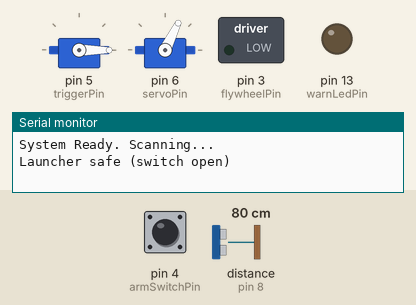
Recording of a sketch running on a simulated Arduino Uno, built with avr-gcc and run on an emulated ATmega328P. Shown: 2 × servo, switched loads named in the sketch (green lamp = pin HIGH), output pins drawn as LEDs (lit = HIGH), the last lines printed to the serial monitor. Wiring (inferred from the names in the program): ultrasonic range finder: trigger pin 7; echo pin 8. The inputs (shaded band) are chosen by the test bench; at power-on: distance to the obstacle (sensor on pin 8) 80 cm, pin 4 (armSwitchPin) HIGH. The echo pulse lasts 58.3 µs per cm; pins used as bus, display or sensor lines are not drawn.

Above: at 2.2 s.
2.3 s: distance to the obstacle (sensor on pin 8) set to 120 cm
5.3 s: distance to the obstacle (sensor on pin 8) set to 2 cm
At 6.1 s:
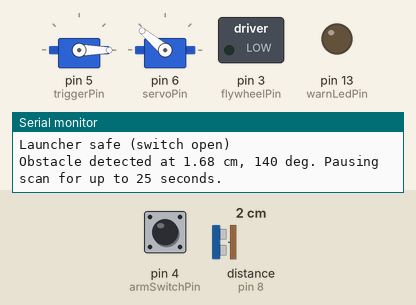
6.8 s: distance to the obstacle (sensor on pin 8) set to 22 cm
8.6 s: distance to the obstacle (sensor on pin 8) set to 27 cm
At 9.7 s:
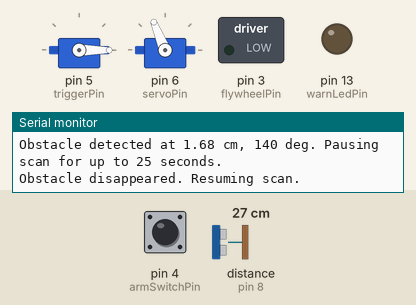
11.6 s: distance to the obstacle (sensor on pin 8) set to 4 cm
At 12.9 s:
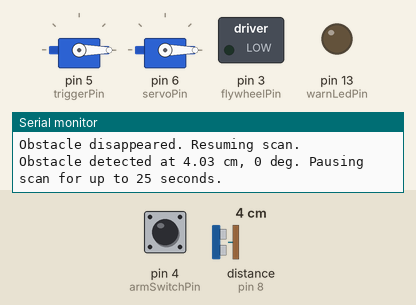
Timing chart, 0 to 14.1 s (numbered marks = the images above; inputs shaded):
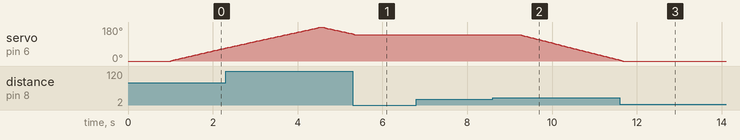

Measured:
- the behaviour switches between 25 and 26 cm on distance to the obstacle (sensor on pin 8) (found by bisection; images 1 and 2)
- after the input at 5.3 s, servo on pin 6 (servoPin): goes on until 5.3 s, then stays 140°
- after the input at 6.8 s, every drawn part: stays the same
- after the input at 8.6 s, servo on pin 6 (servoPin): moves from 140° to 4° over 2.4 s, starting after 0.64 s
- after the input at 11.6 s, servo on pin 6 (servoPin): goes on until 11.7 s, then stays 0°
- by itself, servo on pin 6 (servoPin): rises from 68° to 180° in 2.2 s, then falls to 144° in 0.73 s

The sketch:

Tank-Full.ino
```cpp
#include <Servo.h>

// CGL+ Skills Expo — Tank-Full
// Scanner demo: ultrasonic obstacle detection + servo head,
// with a stock-power Nerf dart flywheel launcher.
//
// Firing only happens when ALL of these are true:
//   - the arm switch is closed (pin 4 to GND)
//   - an obstacle has been confirmed and the warning countdown has finished
//   - the flywheels have had time to spin up
//   - the obstacle is still there at the moment of firing
// One dart per detection. The warning LED blinks during the countdown.

Servo tankServo;
Servo triggerServo;   // dart pusher

// ---------- Pins ----------
const int trigPin     = 7;
const int echoPin     = 8;
const int servoPin    = 6;

const int triggerPin  = 5;    // pusher servo signal (own 5 V supply, shared GND)
const int flywheelPin = 3;    // PWM -> 100 ohm -> logic-level MOSFET gate (10k to GND)
const int armSwitchPin = 4;   // switch to GND = armed
const int warnLedPin  = 13;

// ---------- Scanner settings ----------
const float detectionRadius = 25.0;
const unsigned long maxPauseMs = 25000UL;
const int maxMisses = 10;     // consecutive "no obstacle" readings to resume / re-arm
const int minHits   = 3;      // consecutive "obstacle" readings to confirm a detection

// ---------- Launcher settings (tune these, start low) ----------
const int triggerRest = 0;                 // pusher servo angle: retracted
const int triggerFire = 60;                // pusher servo angle: pushes one dart
const int flywheelSpeed = 120;             // 0-255 PWM; raise in steps of 20 only until the dart flies reliably
const unsigned long spinUpMs    = 1000UL;  // time for wheels to reach speed
const unsigned long fireDelayMs = 3000UL;  // warning countdown after detection
const unsigned long cooldownMs  = 5000UL;  // minimum time between shots

// ---------- State ----------
int currentAngle = 0;
int sweepDirection = 2;
int missCounter = 0;
int hitCounter = 0;
int clearCounter = 0;

bool isPaused = false;
bool ignoreObstacleUntilClear = false;
unsigned long pauseStartedAt = 0;

bool shotFiredThisEvent = false;
bool hasFiredBefore = false;
unsigned long lastShotAt = 0;

bool flywheelOn = false;
unsigned long flywheelStartedAt = 0;

// ---------- Launcher helpers ----------
void flywheelStart() {
  if (!flywheelOn) {
    analogWrite(flywheelPin, flywheelSpeed);
    flywheelOn = true;
    flywheelStartedAt = millis();
  }
}

void flywheelStop() {
  analogWrite(flywheelPin, 0);
  flywheelOn = false;
}

void pushDart() {
  triggerServo.write(triggerFire);
  delay(350);
  triggerServo.write(triggerRest);
  delay(300);
}

void handleFiring(bool obstaclePresent) {
  bool armed = (digitalRead(armSwitchPin) == LOW);

  // Disarmed or already fired this event: everything off.
  if (!armed || shotFiredThisEvent) {
    flywheelStop();
    digitalWrite(warnLedPin, LOW);
    return;
  }

  // Respect the cooldown: stay off until it has passed.
  if (hasFiredBefore && (unsigned long)(millis() - lastShotAt) < cooldownMs) {
    flywheelStop();
    digitalWrite(warnLedPin, LOW);
    return;
  }

  flywheelStart();

  // Warning countdown: fast blink, no firing yet.
  if ((unsigned long)(millis() - pauseStartedAt) < fireDelayMs) {
    digitalWrite(warnLedPin, (millis() / 150) % 2);
    return;
  }

  // Countdown over: wait for full wheel speed and a target that is still there.
  digitalWrite(warnLedPin, HIGH);
  if ((unsigned long)(millis() - flywheelStartedAt) < spinUpMs) return;
  if (!obstaclePresent) return;

  Serial.print("FIRE at ");
  Serial.print(currentAngle);
  Serial.println(" deg");

  pushDart();
  flywheelStop();
  digitalWrite(warnLedPin, LOW);

  shotFiredThisEvent = true;
  hasFiredBefore = true;
  lastShotAt = millis();
}

// ---------- Scanner helpers ----------
void resumeScanning(const char* reason, bool timedOut) {
  isPaused = false;
  // If the timer expires while an obstacle is still present, keep scanning
  // until that obstacle leaves range so we do not immediately pause again.
  ignoreObstacleUntilClear = timedOut;
  missCounter = 0;
  hitCounter = 0;
  clearCounter = 0;

  shotFiredThisEvent = false;
  flywheelStop();
  digitalWrite(warnLedPin, LOW);

  Serial.println(reason);
  tankServo.attach(servoPin);
  tankServo.write(currentAngle);
  delay(150);
}

void setup() {
  Serial.begin(9600);

  pinMode(trigPin, OUTPUT);
  pinMode(echoPin, INPUT);

  pinMode(flywheelPin, OUTPUT);
  analogWrite(flywheelPin, 0);          // flywheels off at boot
  pinMode(armSwitchPin, INPUT_PULLUP);
  pinMode(warnLedPin, OUTPUT);
  digitalWrite(warnLedPin, LOW);

  triggerServo.attach(triggerPin);
  triggerServo.write(triggerRest);

  tankServo.attach(servoPin);
  tankServo.write(currentAngle);

  delay(1000);
  Serial.println("System Ready. Scanning...");
  Serial.println(digitalRead(armSwitchPin) == LOW ? "Launcher ARMED" : "Launcher safe (switch open)");
}

void loop() {
  // Measure distance using the ultrasonic sensor.
  digitalWrite(trigPin, LOW);
  delayMicroseconds(2);
  digitalWrite(trigPin, HIGH);
  delayMicroseconds(10);
  digitalWrite(trigPin, LOW);

  unsigned long duration = pulseIn(echoPin, HIGH, 20000UL);
  float distance = (duration == 0) ? 999.0 : (duration * 0.0343 / 2.0);
  bool obstaclePresent = (distance > 0.0 && distance <= detectionRadius);

  // Debounce: confirm a detection after minHits readings, and re-arm after
  // maxMisses clear readings following a timeout.
  if (ignoreObstacleUntilClear) {
    hitCounter = 0;
    if (!obstaclePresent) {
      if (++clearCounter >= maxMisses) {
        ignoreObstacleUntilClear = false;
        clearCounter = 0;
        Serial.println("Obstacle cleared. Detection re-armed.");
      }
    } else {
      clearCounter = 0;
    }
  } else if (obstaclePresent) {
    if (hitCounter < minHits) hitCounter++;
  } else {
    hitCounter = 0;
  }

  bool confirmedObstacle = !ignoreObstacleUntilClear && (hitCounter >= minHits);

  if (!isPaused && confirmedObstacle) {
    isPaused = true;
    pauseStartedAt = millis();
    missCounter = 0;
    Serial.print("Obstacle detected at ");
    Serial.print(distance);
    Serial.print(" cm, ");
    Serial.print(currentAngle);
    Serial.print(" deg. Pausing scan for up to ");
    Serial.print(maxPauseMs / 1000UL);
    Serial.println(" seconds.");
    tankServo.detach();
  } else if (isPaused) {
    if (obstaclePresent) {
      missCounter = 0;
    } else if (missCounter < maxMisses) {
      missCounter++;
    }

    // Resume when 10 consecutive readings report no obstacle.
    if (missCounter >= maxMisses) {
      resumeScanning("Obstacle disappeared. Resuming scan.", false);
    }
  }

  // Launcher logic only runs while paused on a target.
  if (isPaused) {
    handleFiring(obstaclePresent);
  }

  // Resume after the pause limit even if the obstacle remains present.
  if (isPaused && (unsigned long)(millis() - pauseStartedAt) >= maxPauseMs) {
    resumeScanning("Pause time elapsed. Resuming scan.", true);
  }

  // Sweep only when the head is not paused.
  if (!isPaused) {
    currentAngle += sweepDirection;

    if (currentAngle >= 180) {
      currentAngle = 180;
      sweepDirection = -2;
    } else if (currentAngle <= 0) {
      currentAngle = 0;
      sweepDirection = 2;
    }

    tankServo.write(currentAngle);
    delay(33);
  } else {
    delay(50);
  }
}
```
